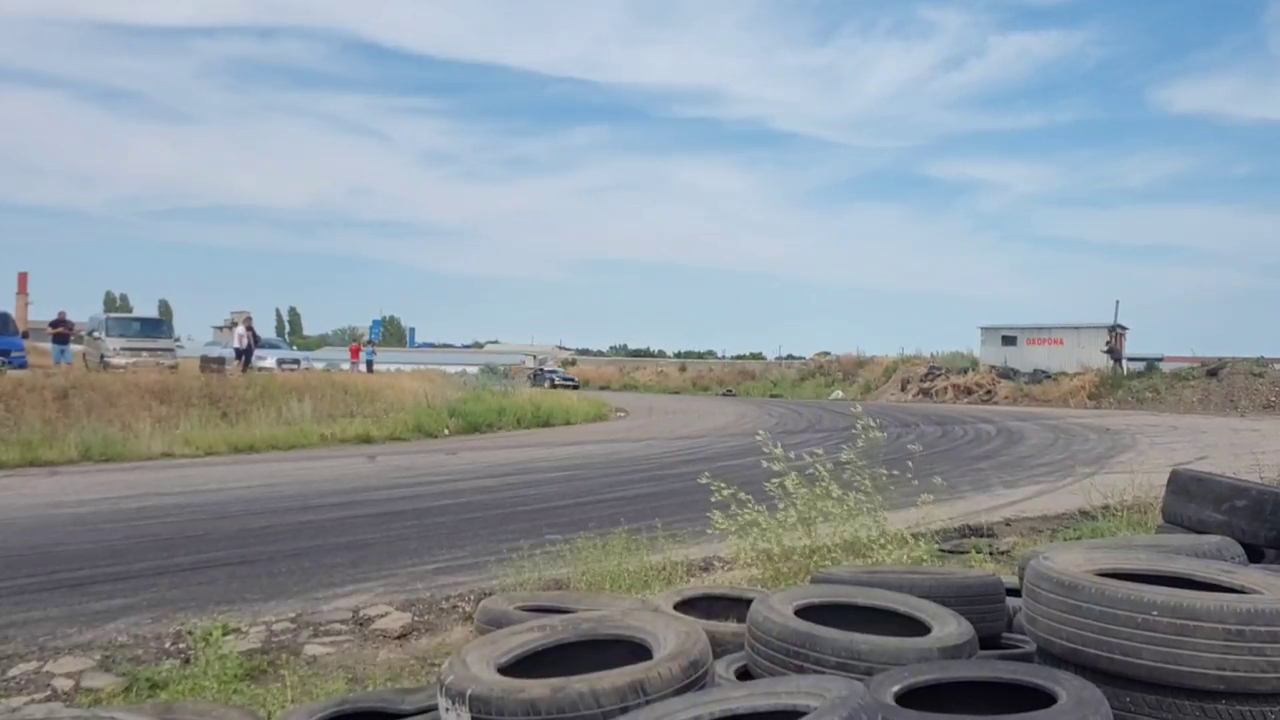
#> input picture frame 16 of RobotDreams/video/6km_nissan_z340.mp4, 1280 x 720 px, given in place of slow_traffic_small.mp4, which was not available
$ jupyter execute OpticalFlow.ipynb   (text cells are left out)
#> lines starting #> are read from the running program, lines starting #| are printed output that depends on the picture
[cell 1]
import cv2
import numpy as np
from matplotlib import pyplot as plt

plt.rcParams['figure.figsize'] = [15, 10]

[cell 2]
video = cv2.VideoCapture('data/slow_traffic_small.mp4')

# ShiTomasi corner detection
config_st = {'maxCorners': 100,
             'qualityLevel': 0.3,
             'minDistance': 7,
             'blockSize': 7}

# Lucas-Kanade optical flow
config_lk = {'winSize': (15, 15),
             'maxLevel': 2,
             'criteria': (cv2.TERM_CRITERIA_EPS | cv2.TERM_CRITERIA_COUNT, 10, 0.03)}

[cell 3]
# Create some random colors
color = np.random.randint(0, 255, (100, 3))

# Take first frame and find keypoints
ret, source = video.read()
#> source is the input picture: shape (720, 1280, 3); mean B, G, R 157.4, 149.8, 139.7
assert ret

src_gray = cv2.cvtColor(source, cv2.COLOR_BGR2GRAY)
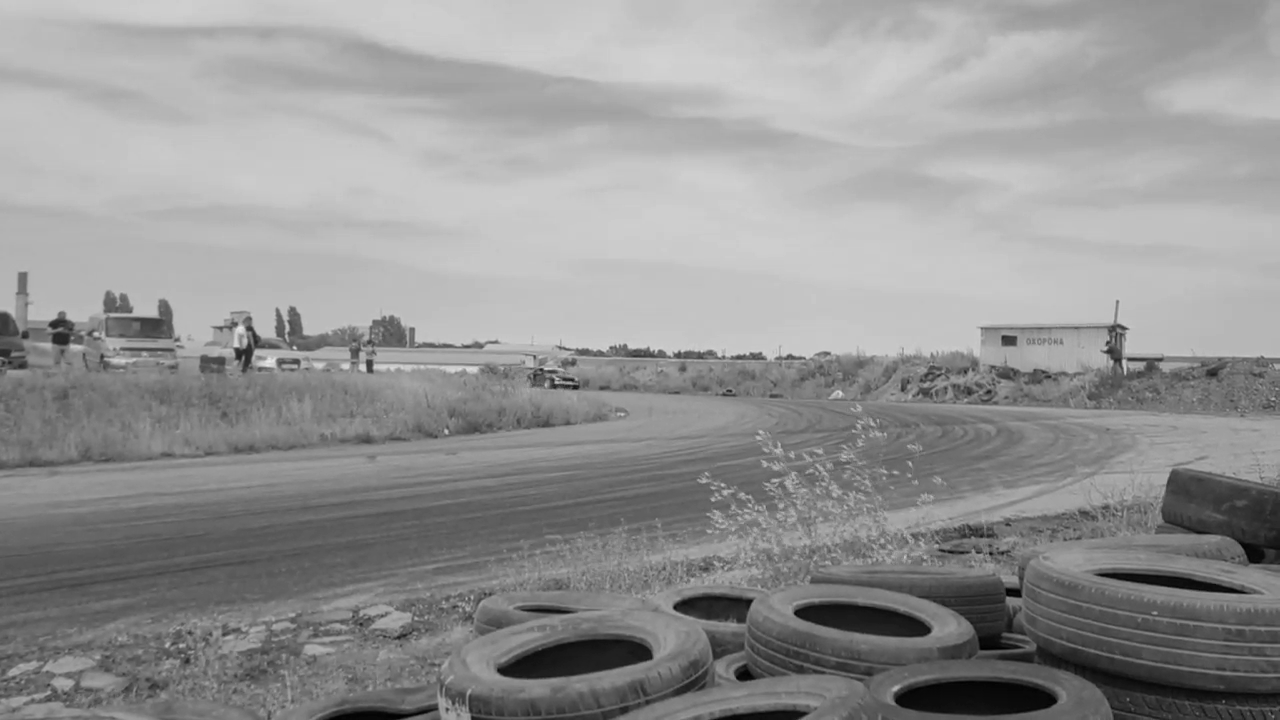
#> src_gray: shape (720, 1280); min 0, max 235, mean 147.6
p_src = cv2.goodFeaturesToTrack(src_gray, mask=None, **config_st)
#> p_src = 100 rows, first 8: [556, 381], [236, 350], [1125, 359], [1003, 337], [1019, 594], [294, 348], [654, 352], [1116, 321]


$ run again, starting later in the video
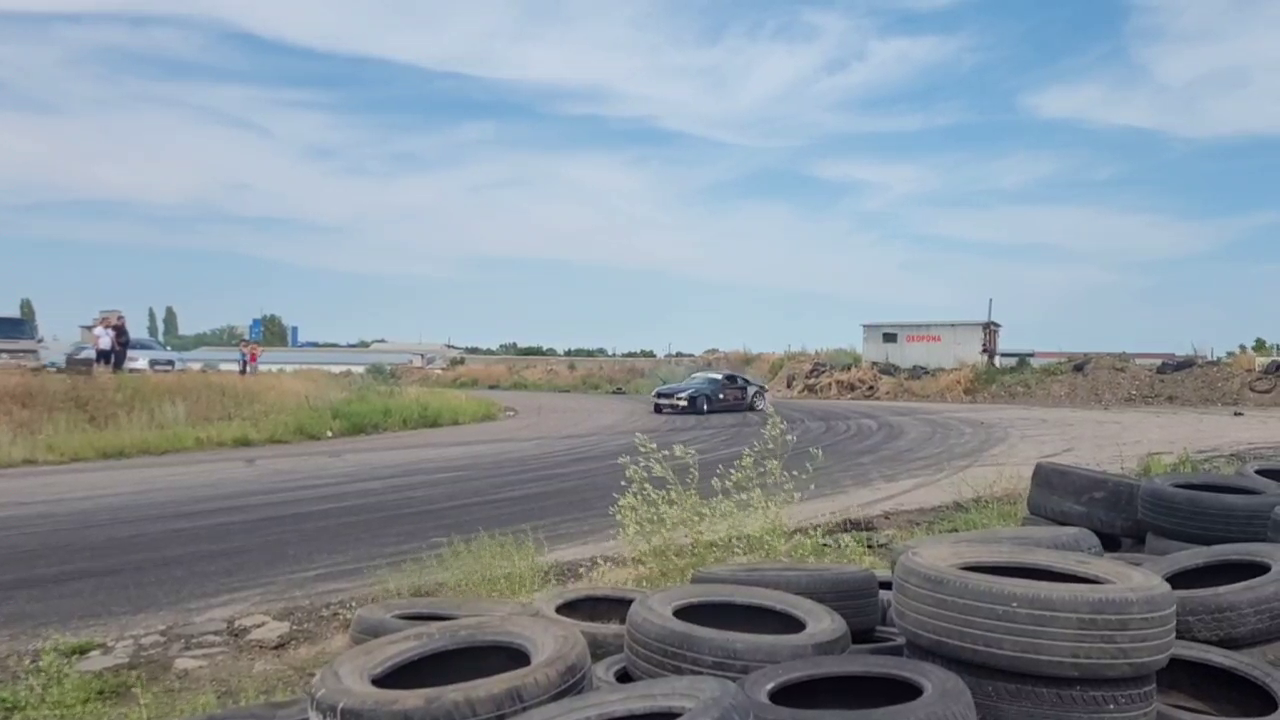
#> input picture frame 75 of RobotDreams/video/6km_nissan_z340.mp4, 1280 x 720 px, given in place of slow_traffic_small.mp4, which was not available
#> source is the input picture: shape (720, 1280, 3); mean B, G, R 156.6, 147.9, 137
#> `src_gray = cv2.cvtColor(source, cv2.COLOR_BGR2GRAY)`:
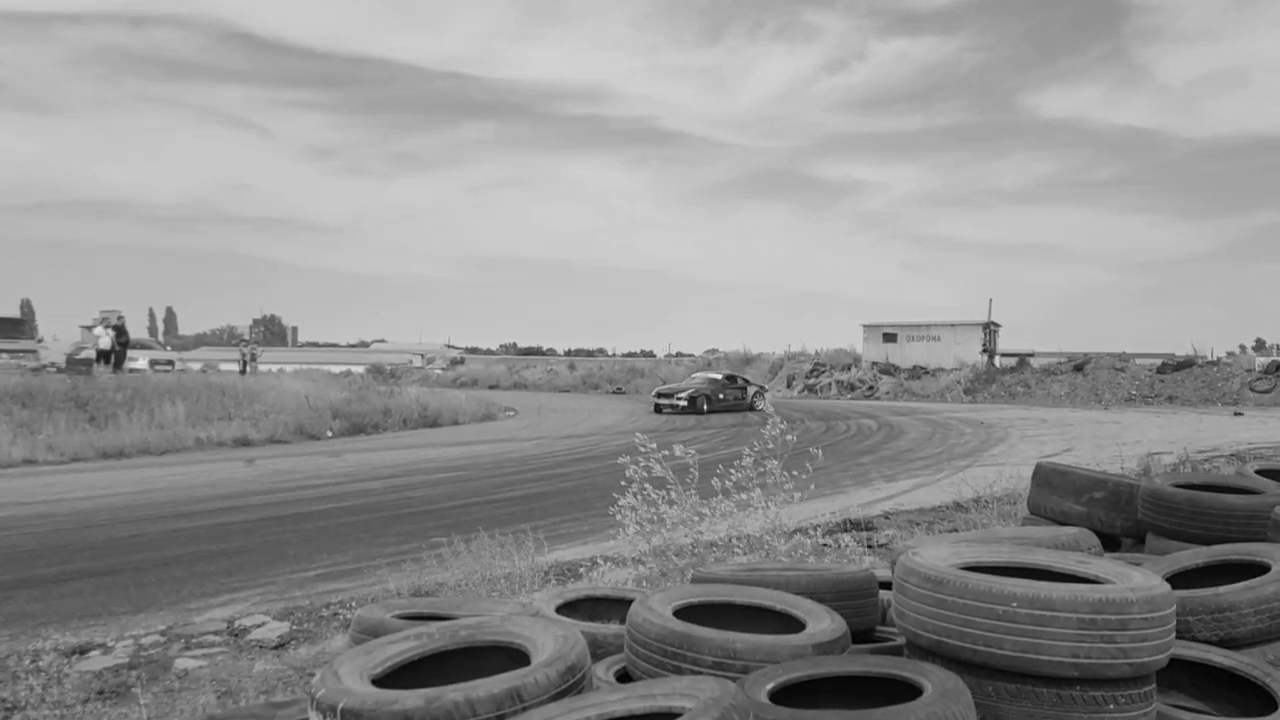
#> src_gray: shape (720, 1280); min 0, max 239, mean 145.7
#> p_src = 48 rows, first 8: [685, 402], [721, 396], [676, 397], [720, 376], [656, 405], [706, 411], [997, 354], [884, 335]

$ run again, starting later in the video
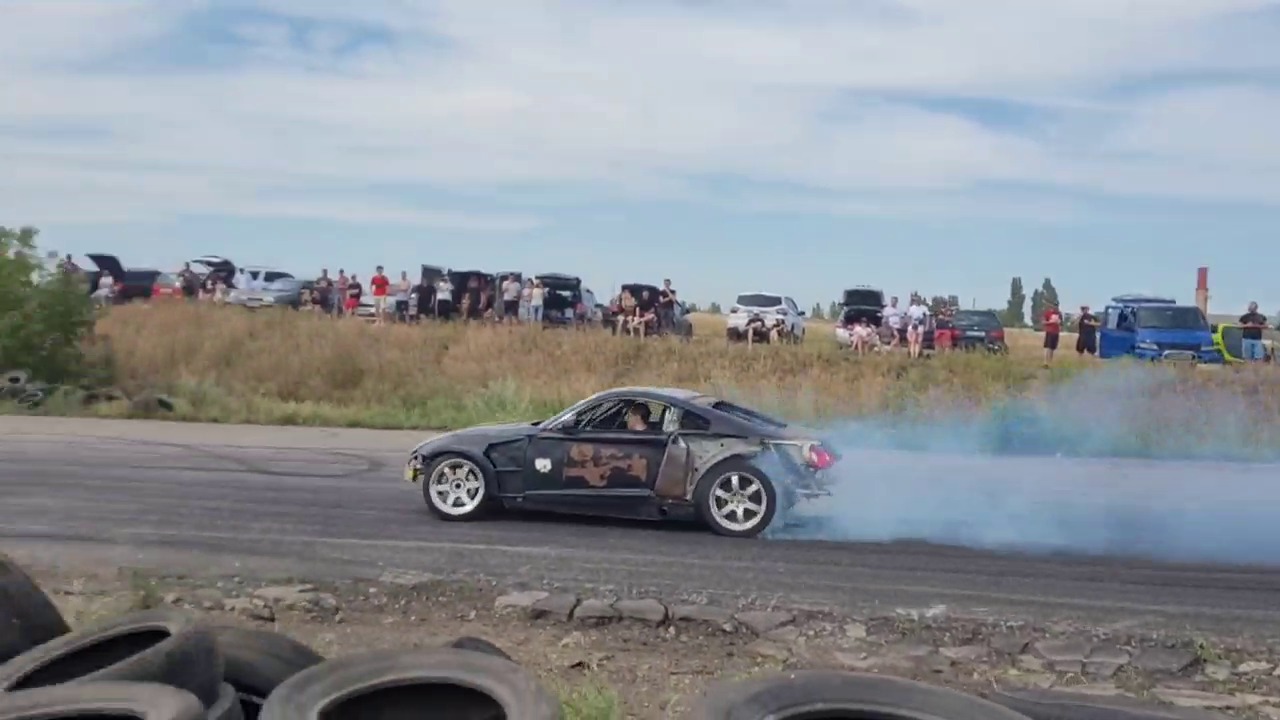
#> input picture frame 134 of RobotDreams/video/6km_nissan_z340.mp4, 1280 x 720 px, given in place of slow_traffic_small.mp4, which was not available
#> source is the input picture: shape (720, 1280, 3); mean B, G, R 150.5, 144.3, 139.1
#> p_src = 88 rows, first 8: [458, 486], [746, 510], [471, 498], [734, 475], [454, 504], [438, 297], [778, 321], [669, 408]
